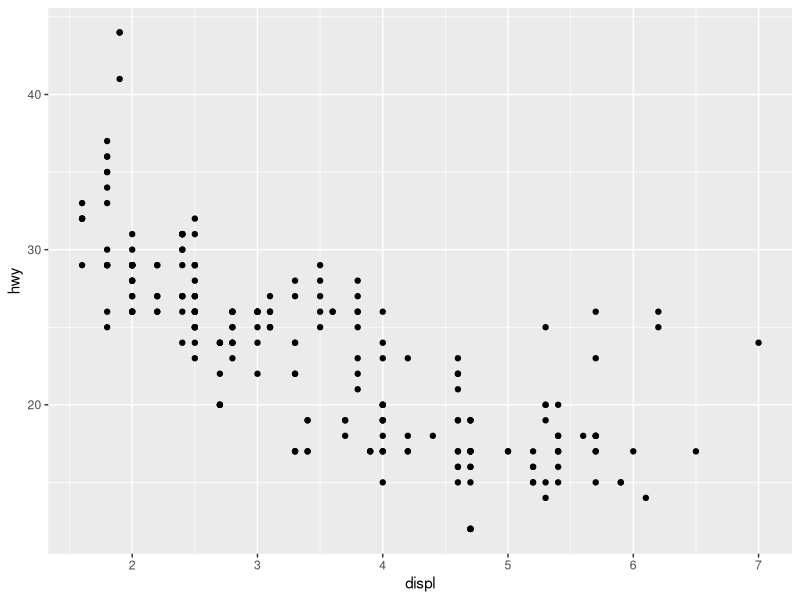
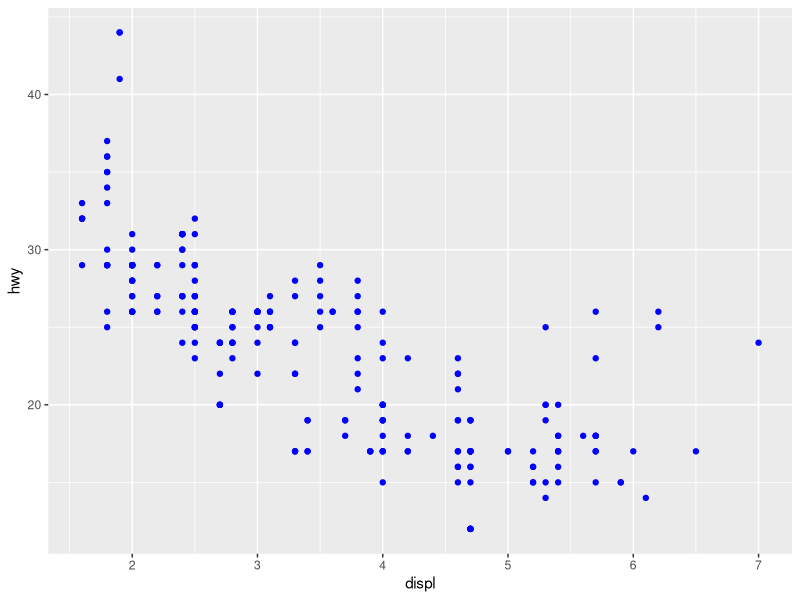
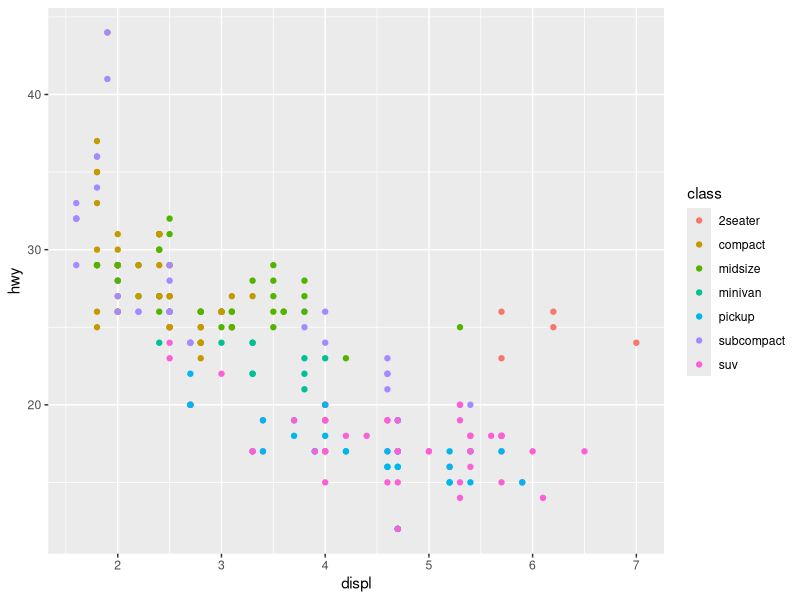
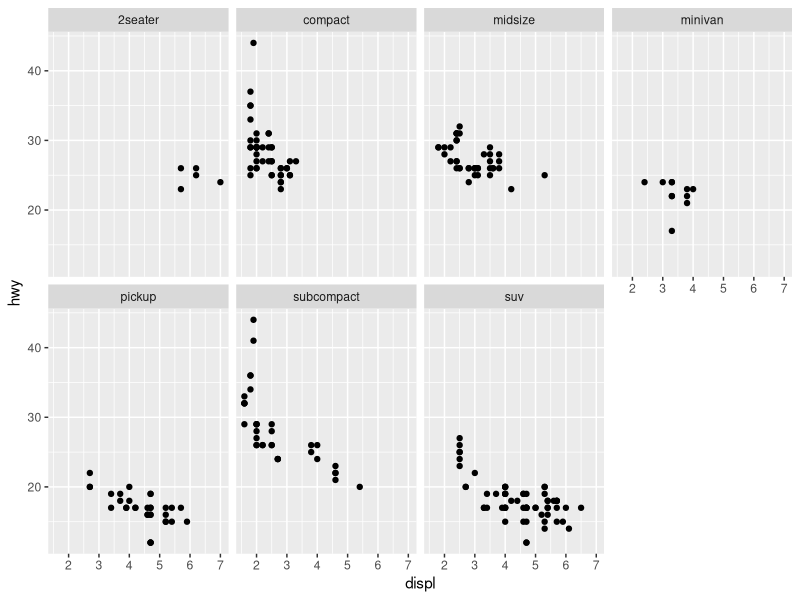
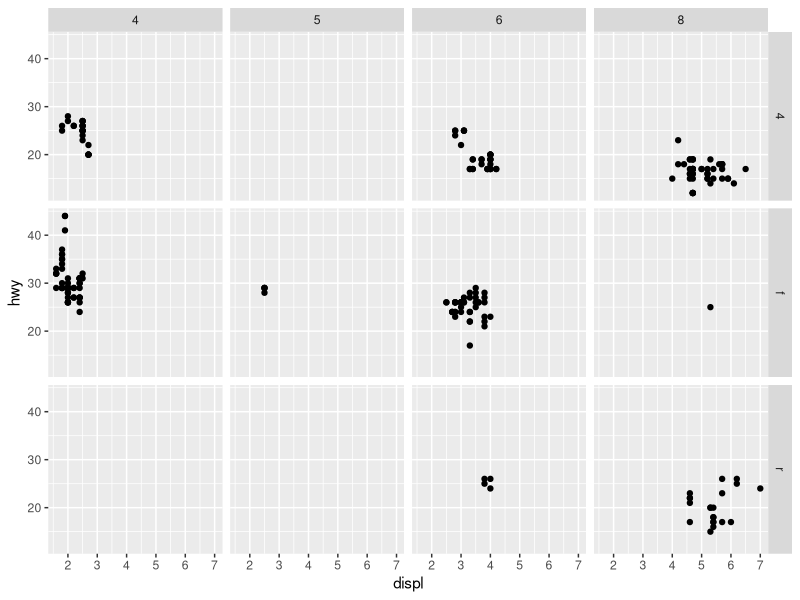
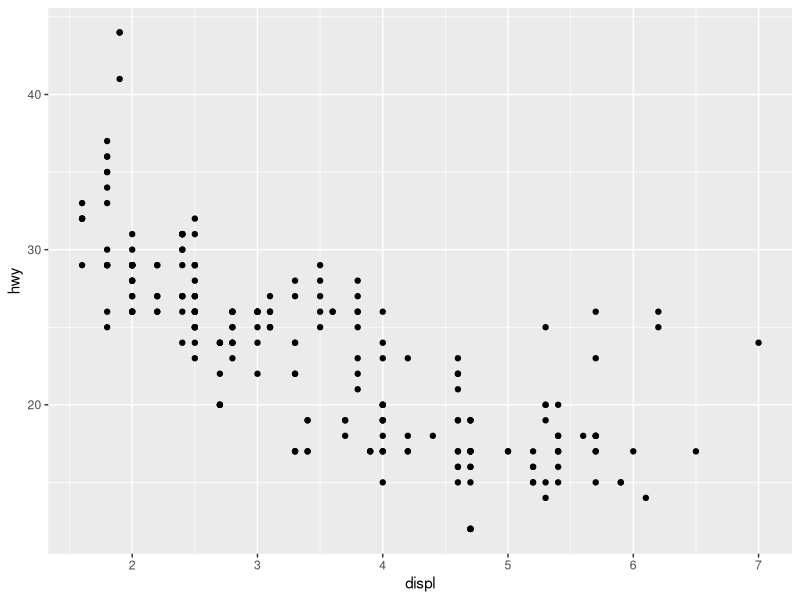
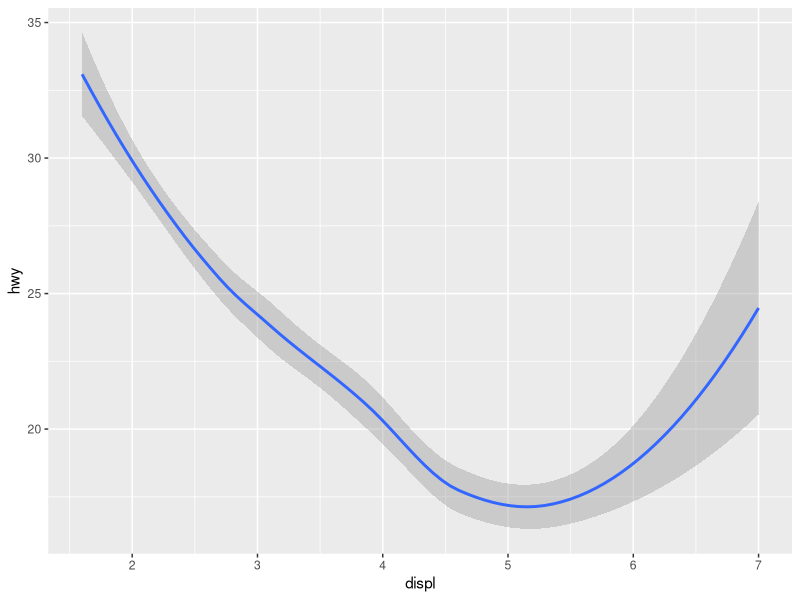
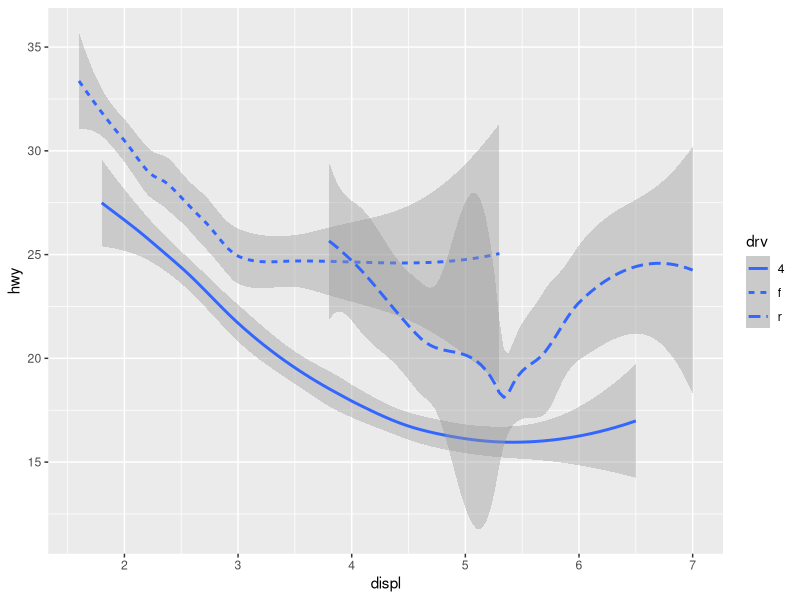

Source code (R) for these figures, in order:
## ---- chunk 1
library(tidyverse)
## ---- chunk 2
mpg
## ---- chunk 3
ggplot(data = mpg) +
    geom_point(mapping = aes(x = displ, y = hwy))
## ---- chunk 4
ggplot(data = mpg) +
    geom_point(mapping = aes(x = displ, y = hwy), color = "blue")
ggplot(data = mpg) +
    geom_point(mapping = aes(x = displ, y = hwy, color = class))
## ---- chunk 5
ggplot(data = mpg) +
    geom_point(mapping = aes(x = displ, y = hwy)) +
    facet_wrap(~ class, nrow = 2)
## ---- chunk 6
unique(mpg$class)
## ---- chunk 7
ggplot(data = mpg) +
    geom_point(mapping = aes(x = displ, y = hwy)) +
    facet_grid(drv ~ cyl)
## ---- chunk 8
unique(mpg$drv)
unique(mpg$cyl)
## ---- chunk 9
ggplot(data = mpg) +
    geom_point(mapping = aes(x = displ, y = hwy))

ggplot(data = mpg) +
    geom_smooth(mapping = aes(x = displ, y = hwy), formula = y ~ x, method = "loess")

ggplot(data = mpg) +
    geom_smooth(mapping = aes(x = displ, y = hwy, linetype = drv), formula = y ~ x, method = "loess")

ggplot(data = mpg) +
    geom_point(mapping = aes(x = displ, y = hwy)) +
    geom_smooth(mapping = aes(x = displ, y = hwy), formula = y ~ x, method = "loess")

ggplot(data = mpg, mapping = aes(x = displ, y = hwy)) +
    geom_point(mapping = aes(color = class)) +
    geom_smooth(
        data = filter(mpg, class == "subcompact"),
        se = FALSE, 
        formula = y ~ x, method = "loess"
        )
